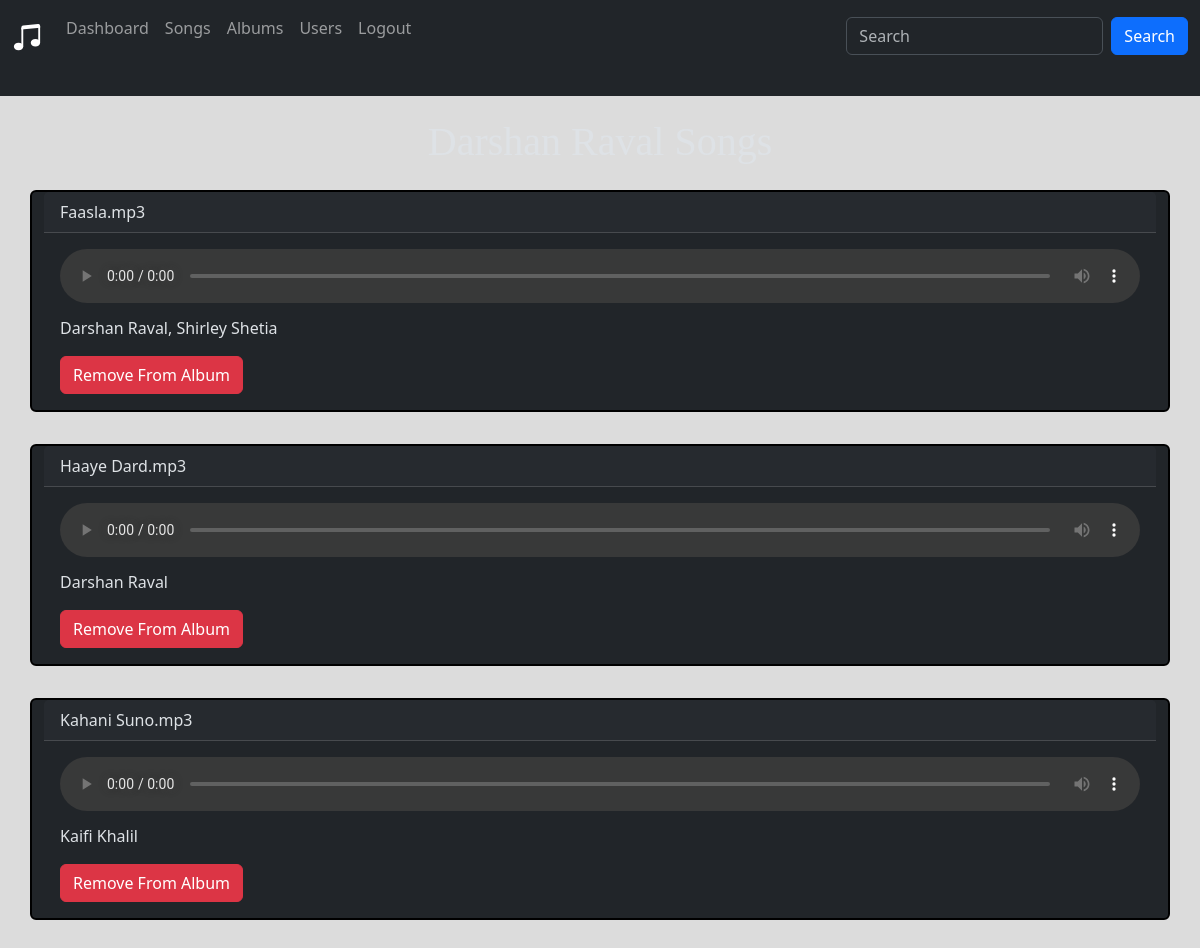
Screenshot of /admin/admin_album_songs/1 with the database file from the repository.
### website/models.py (models this page shows)
class Song(db.Model):
    id = db.Column(db.Integer, primary_key = True)
    name = db.Column(db.String(150))
    lyrics = db.Column(db.String(5000))
    duration = db.Column(db.String(150))
    singer = db.Column(db.String(150))
    genre = db.Column(db.String(150))
    created_at = db.Column(db.DateTime(), default = func.now())
    ratings = db.Column(db.Float, default=0.0)
    num_ratings = db.Column(db.Integer, default=0)
    user_id = db.Column(db.Integer, db.ForeignKey('user.id'))
    albums = db.relationship('Album', secondary= album_song_association, back_populates='album_songs')
    playlists = db.relationship('Playlist', secondary= playlist_song_association, back_populates='songs')

### website/admin.py (the view)
@admin.route('/admin_album_songs/<album_id>')
def admin_album_songs(album_id):
    album = Album.query.filter_by(id = album_id).first()
    songs = album.album_songs
    return render_template('admin_album_songs.html', songs= songs, album=album)

### website/templates/admin_album_songs.html (shortened to what this page needs)
{% extends 'admin_base.html' %}
{% block search %}
<form class="d-flex" method="GET" action="{{ url_for('views.search_music') }}" >
    <input class="form-control me-2"  name="query" type="text" placeholder="Search">
    <button class="btn btn-primary" type="submit">Search</button>
</form>
{% endblock %}
{% block content%}
<div class="container">
    <center><h1 style="font-family: cursive;"> {{album.name}} </h1></center>
    <div class="row">
        {% for song in songs %}
        <div class="card mt-3 mb-3" style="border: 2px solid black;">
            <div class="card-header">
                {{ song.name }}
            </div>
            <div class="card-body">
                <h5 class="card-title">
                    <audio controls style="width: 100%;">
                        <source src="{{ url_for('static', filename='songs/' + song.name) }}" type="audio/mpeg">
                    </audio>
                </h5>
                <p class="card-text">{{ song.singer }}</p>
                <form action="{{ url_for('admin.remove_from_album', song_id=song.id, album_id=album.id) }}" method="post">
                    <button type="submit" class="btn btn-danger ">Remove From Album</button>
                </form>
            </div>
        </div>
        {% endfor %}
    </div>
</div>
{% endblock %}

### rows the page displays
Song: name "Faasla.mp3", singer "Darshan Raval, Shirley Shetia"
Song: name "Haaye Dard.mp3", singer "Darshan Raval"
Song: name "Kahani Suno.mp3", singer "Kaifi Khalil"
